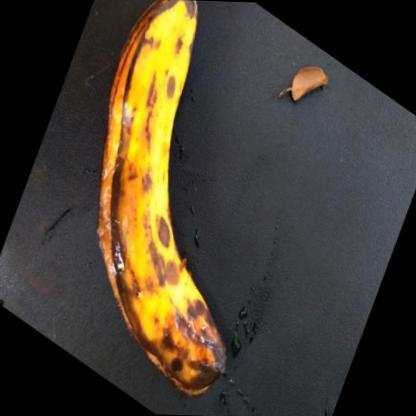
#> input picture data/annotations/images/musa-acuminata-banana-8bb0bc37-394a-11ec-b046-d8c4975e38aa_jpg.rf.8tYyZAl9JQKEdCfVlX7m.jpg, 416 x 416 px
$ python -i preprocessing.py   (imports and definitions only)
#> lines starting #> are read from the running program, lines starting #| are printed output that depends on the picture
#> further down, picture is the input picture: shape (416, 416, 3); mean B, G, R 46.9, 61.2, 69.4
### banana_quality/image_utils.py
from __future__ import annotations

import cv2
import numpy as np

def odd_kernel(value: int) -> int:
    # Return an odd kernel size >= 1. A 1x1 kernel means 'no morphology'.
    value = max(1, int(value))
    return value if value % 2 == 1 else value + 1


def resize_keep_aspect(image_bgr: np.ndarray, max_dimension: int) -> tuple[np.ndarray, float]:
    # Resize only when necessary and preserve the image aspect ratio.
#> called with max_dimension = 416
    height, width = image_bgr.shape[:2]
#> height = 416; width = 416
    scale = min(1.0, float(max_dimension) / max(height, width))
#> scale = 1
    if scale >= 0.9999:
        return image_bgr.copy(), 1.0

    new_width = max(1, int(round(width * scale)))
    new_height = max(1, int(round(height * scale)))
    resized = cv2.resize(image_bgr, (new_width, new_height), interpolation=cv2.INTER_AREA)
    return resized, scale

### banana_quality/preprocessing.py
from __future__ import annotations

import cv2
import numpy as np

from .config import ProcessingConfig
from .image_utils import odd_kernel, resize_keep_aspect


def _common_preprocess(
    image_bgr: np.ndarray,
    config: ProcessingConfig,
) -> dict[str, object]:
    """Shared resize/enhancement/blur/colour conversion for image analysis."""
    if image_bgr is None or image_bgr.size == 0:
        raise ValueError("Input image is empty")

    # Resize large images while preserving their original aspect ratio.
    working, scale = resize_keep_aspect(image_bgr, config.max_dimension)
#> scale = 1

    # CLAHE contrast enhancement.
    working_lab = cv2.cvtColor(working, cv2.COLOR_BGR2LAB)
#> working_lab: shape (416, 416, 3); mean of channels 0, 1, 2 66.5, 130.3, 135.7
    lightness, channel_a, channel_b = cv2.split(working_lab)
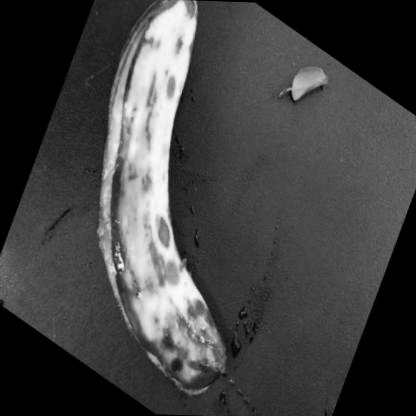
#> lightness: shape (416, 416); min 0, max 251, mean 66.5
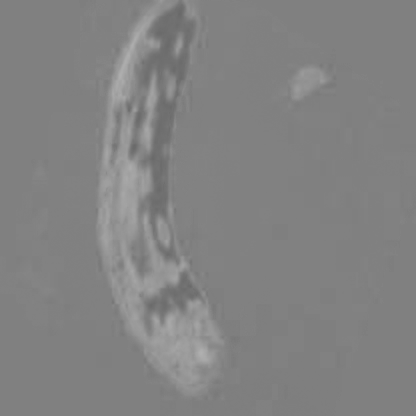
#> channel_a: shape (416, 416); min 105, max 176, mean 130.3
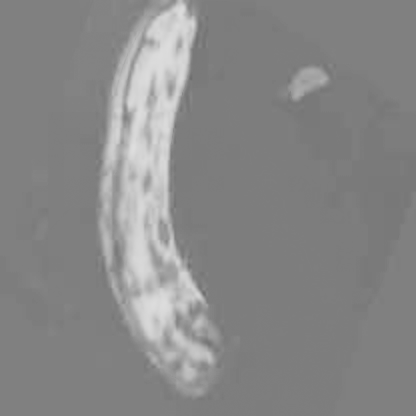
#> channel_b: shape (416, 416); min 110, max 222, mean 135.7

    clahe = cv2.createCLAHE(
        clipLimit=2.0,
        tileGridSize=(8, 8),
    )
    enhanced_lightness = clahe.apply(lightness)
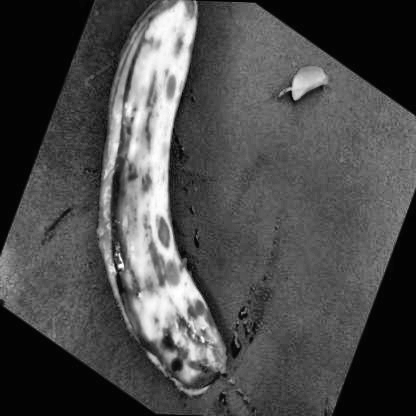
#> enhanced_lightness: shape (416, 416); min 1, max 255, mean 75.6

    enhanced_lab = cv2.merge(
        (enhanced_lightness, channel_a, channel_b)
    )
#> enhanced_lab: shape (416, 416, 3); mean of channels 0, 1, 2 75.6, 130.3, 135.7
    enhanced = cv2.cvtColor(enhanced_lab, cv2.COLOR_LAB2BGR)
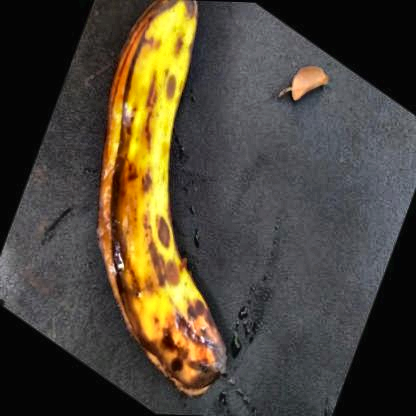
#> enhanced: shape (416, 416, 3); mean B, G, R 55.5, 69.7, 77.6

    # Gaussian filtering reduces small image noise before clustering.
    blur_kernel = odd_kernel(config.gaussian_kernel)
    blurred = cv2.GaussianBlur(
        enhanced,
        (blur_kernel, blur_kernel),
        0,
    )

    # Lab is useful for colour clustering; HSV is useful for broad banana-colour rules used when selecting K-means clusters.
    lab_u8 = cv2.cvtColor(blurred, cv2.COLOR_BGR2LAB)
#> lab_u8: shape (416, 416, 3); mean of channels 0, 1, 2 75.5, 130.2, 135.6
    hsv = cv2.cvtColor(blurred, cv2.COLOR_BGR2HSV)
#> hsv: shape (416, 416, 3); mean H, S, V 65.7, 47, 80.8

    return {
        "working_image": working,
        "clahe_enhanced": enhanced,
        "blurred": blurred,
        "lab": lab_u8,
        "hsv": hsv,
        "scale": float(scale),
    }


def prepare_blemish_image(
    image_bgr: np.ndarray,
    config: ProcessingConfig | None = None,
) -> dict[str, object]:
    """Prepare an image for blemish analysis."""
    config = config or ProcessingConfig()
    return _common_preprocess(image_bgr, config)

>>> import cv2
>>> picture = cv2.imread('../data/annotations/images/musa-acuminata-banana-8bb0bc37-394a-11ec-b046-d8c4975e38aa_jpg.rf.8tYyZAl9JQKEdCfVlX7m.jpg')
>>> result = prepare_blemish_image(picture)
#> result = 6 items

$ run again, on data/annotations/images/musa-acuminata-banana-8c016ce4-394a-11ec-80b3-d8c4975e38aa_jpg.rf.HOU6GQ6mjHk8bqdGSCav.jpg
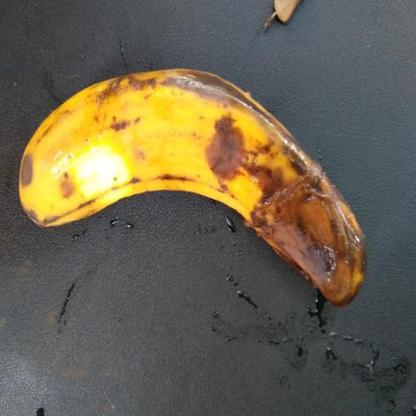
#> input picture data/annotations/images/musa-acuminata-banana-8c016ce4-394a-11ec-80b3-d8c4975e38aa_jpg.rf.HOU6GQ6mjHk8bqdGSCav.jpg, 416 x 416 px
#> picture is the input picture: shape (416, 416, 3); mean B, G, R 80, 99.2, 107
#> in _common_preprocess, `working, scale = resize_keep_aspect(image_bgr, config.max_dimension)`: scale = 1
#> working_lab: shape (416, 416, 3); mean of channels 0, 1, 2 107.1, 129.4, 138.2
#> in _common_preprocess, `lightness, channel_a, channel_b = cv2.split(working_lab)`:
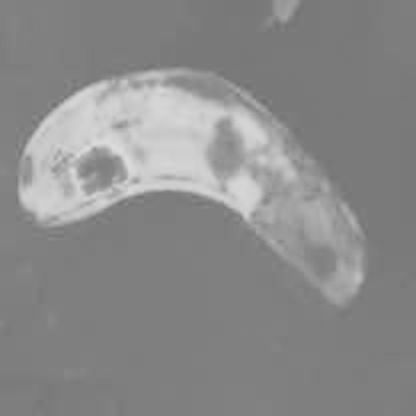
#> channel_b: shape (416, 416); min 111, max 219, mean 138.2
#> enhanced_lab: shape (416, 416, 3); mean of channels 0, 1, 2 114, 129.4, 138.2
#> in _common_preprocess, `enhanced = cv2.cvtColor(enhanced_lab, cv2.COLOR_LAB2BGR)`:
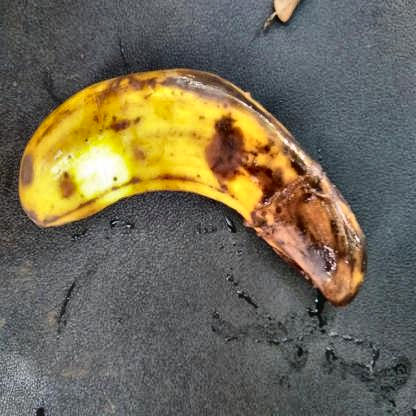
#> enhanced: shape (416, 416, 3); mean B, G, R 86.4, 105.8, 113.1
#> lab_u8: shape (416, 416, 3); mean of channels 0, 1, 2 114.2, 129.3, 138.1
#> hsv: shape (416, 416, 3); mean H, S, V 72.2, 58.6, 118.9
#> result = 6 items

$ run again, on data/annotations/images/musa-acuminata-banana-8c040085-394a-11ec-9923-d8c4975e38aa_jpg.rf.ibM98aRnd9muDEa9zJgy.jpg
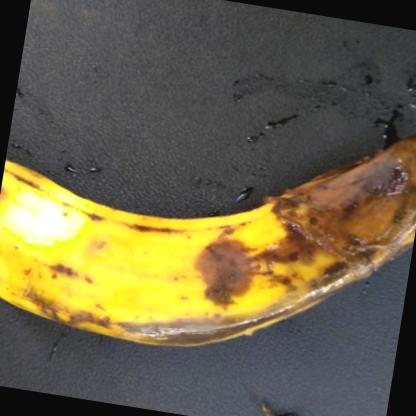
#> input picture data/annotations/images/musa-acuminata-banana-8c040085-394a-11ec-9923-d8c4975e38aa_jpg.rf.ibM98aRnd9muDEa9zJgy.jpg, 416 x 416 px
#> picture is the input picture: shape (416, 416, 3); mean B, G, R 72, 100.6, 108.9
#> in _common_preprocess, `working, scale = resize_keep_aspect(image_bgr, config.max_dimension)`: scale = 1
#> working_lab: shape (416, 416, 3); mean of channels 0, 1, 2 106.9, 128.4, 142.4
#> in _common_preprocess, `lightness, channel_a, channel_b = cv2.split(working_lab)`:
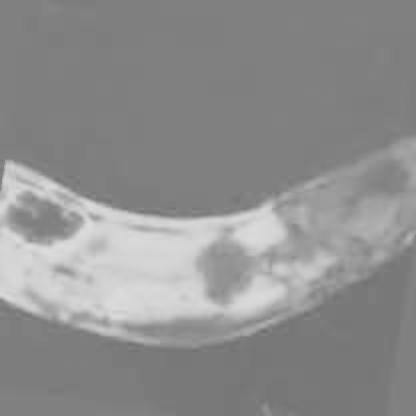
#> channel_b: shape (416, 416); min 109, max 220, mean 142.4
#> enhanced_lab: shape (416, 416, 3); mean of channels 0, 1, 2 113.9, 128.4, 142.4
#> in _common_preprocess, `enhanced = cv2.cvtColor(enhanced_lab, cv2.COLOR_LAB2BGR)`:
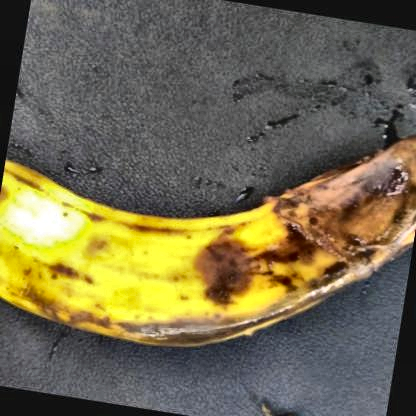
#> enhanced: shape (416, 416, 3); mean B, G, R 78.3, 107.3, 115.1
#> lab_u8: shape (416, 416, 3); mean of channels 0, 1, 2 114, 128.4, 142.3
#> hsv: shape (416, 416, 3); mean H, S, V 55.2, 62.8, 118.5
#> result = 6 items

$ run again, on data/annotations/images/musa-acuminata-banana-8de2d5a8-394a-11ec-9d7a-d8c4975e38aa_jpg.rf.CEWS7NlYpDYjaegTPDcK.jpg
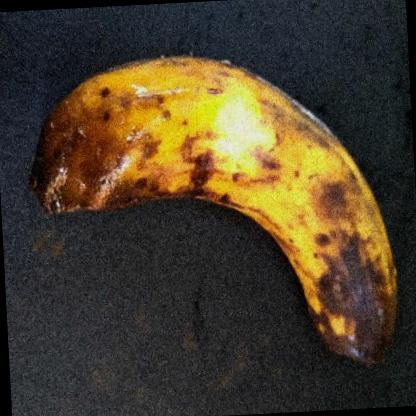
#> input picture data/annotations/images/musa-acuminata-banana-8de2d5a8-394a-11ec-9d7a-d8c4975e38aa_jpg.rf.CEWS7NlYpDYjaegTPDcK.jpg, 416 x 416 px
#> picture is the input picture: shape (416, 416, 3); mean B, G, R 42.6, 62.2, 73.8
#> in _common_preprocess, `working, scale = resize_keep_aspect(image_bgr, config.max_dimension)`: scale = 1
#> working_lab: shape (416, 416, 3); mean of channels 0, 1, 2 66.8, 131.3, 139.2
#> in _common_preprocess, `lightness, channel_a, channel_b = cv2.split(working_lab)`:
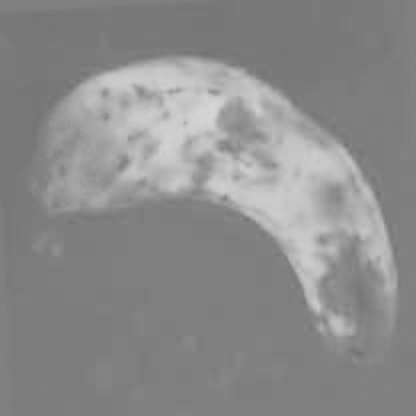
#> channel_b: shape (416, 416); min 112, max 214, mean 139.2
#> enhanced_lab: shape (416, 416, 3); mean of channels 0, 1, 2 89.5, 131.3, 139.2
#> in _common_preprocess, `enhanced = cv2.cvtColor(enhanced_lab, cv2.COLOR_LAB2BGR)`:
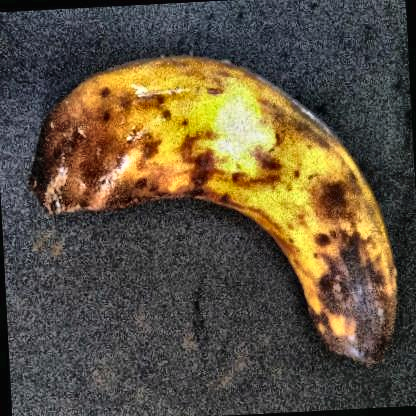
#> enhanced: shape (416, 416, 3); mean B, G, R 63.1, 82.4, 94.1
#> lab_u8: shape (416, 416, 3); mean of channels 0, 1, 2 89.8, 131.1, 139.2
#> hsv: shape (416, 416, 3); mean H, S, V 63.3, 72.4, 98.8
#> result = 6 items
